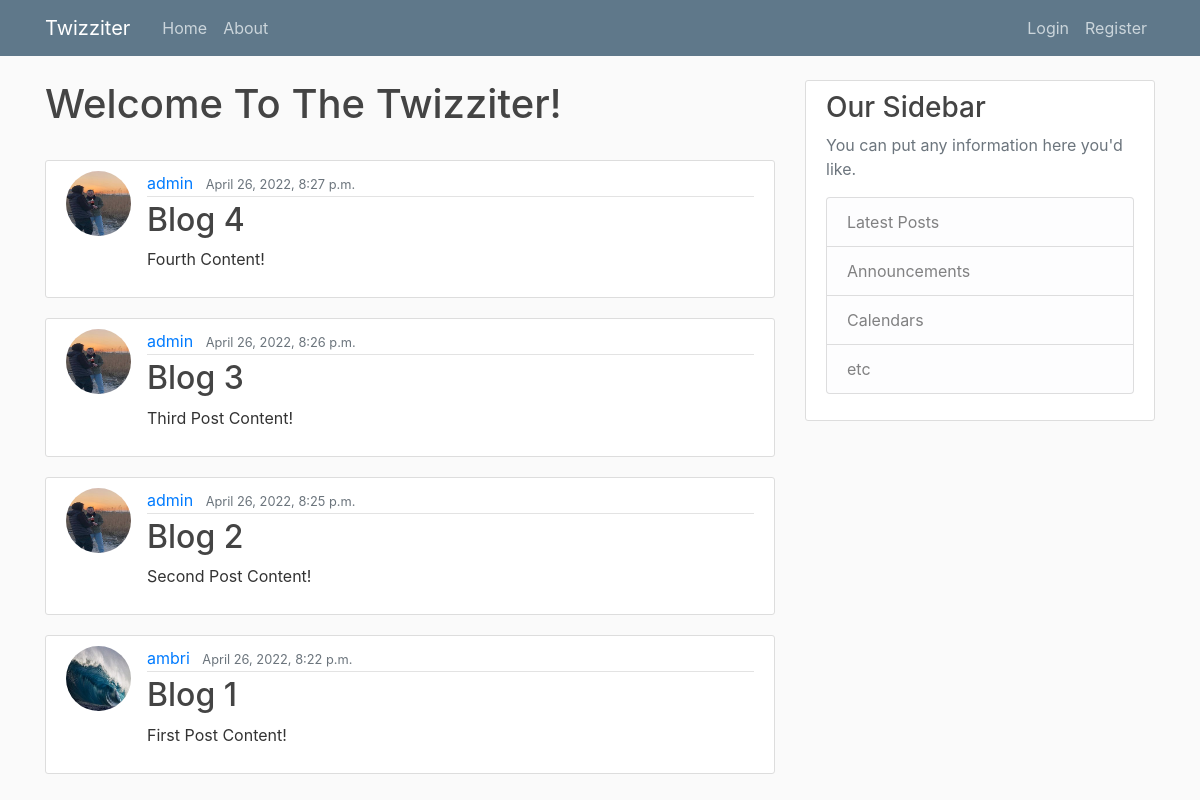
Before: / with the older database file.
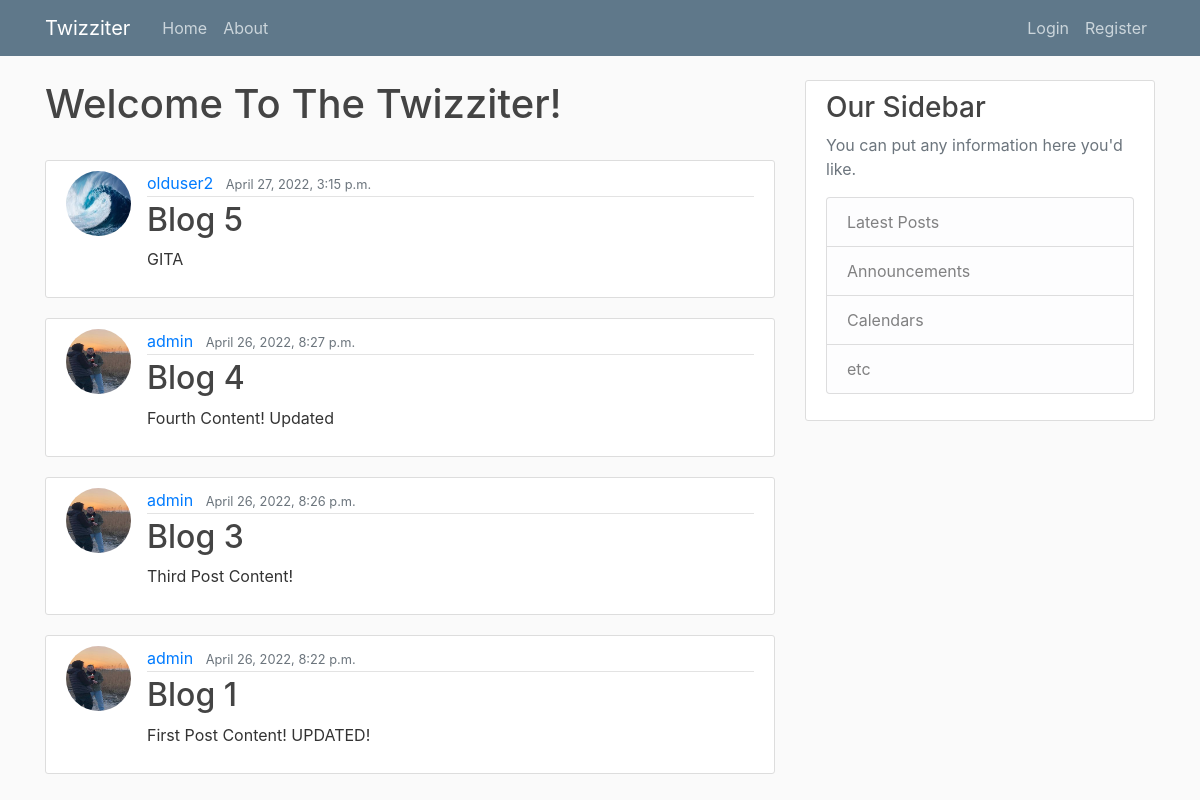
After: the same page with the newer database file.
### blog/models.py (models this page shows, shortened)
class Post(models.Model):
    title = models.CharField(max_length=50)
    content = models.TextField()
    date_posted = models.DateTimeField(default=timezone.now)
    author = models.ForeignKey(User, on_delete=models.CASCADE)

### users/models.py (models this page shows, shortened)
class Profile(models.Model):
    user = models.OneToOneField(User, on_delete=models.CASCADE)
    image = models.ImageField(default='default.jpg', upload_to='profile_pics')

### blog/views.py (the view)
# urls.py: path('', PostListView.as_view(), name='blog-home'),
class PostListView(ListView):
    model = Post
    template_name = 'blog/home.html'  # <APP>/<MODEL>_<VIEWTYPE>.html
    context_object_name = 'posts'
    ordering = ['-date_posted']

### blog/templates/blog/home.html
{% extends "blog/base.html" %}
{% block content %}
    <h1>Welcome To The Twizziter!</h1><br>
    {% for post in posts %}
        <article class="media content-section">
            <img class="rounded-circle article-img" src="{{ post.author.profile.image.url }}">
          <div class="media-body">
            <div class="article-metadata">
              <a class="mr-2" href="#">{{ post.author }}</a>
              <small class="text-muted">{{ post.date_posted}}</small>
            </div>
            <h2><a class="article-title" href="{% url 'post-detail' post.id %}">{{ post.title }}</a></h2>
            <p class="article-content">{{ post.content }}</p>
          </div>
        </article>
    {% endfor %}
{% endblock content %}

### blog/templates/blog/base.html (shortened to what this page needs)
{% load static %}
<!DOCTYPE html>
<html lang="en">
<head>
    <link rel="stylesheet" href="https://cdn.jsdelivr.net/npm/bootstrap@4.0.0/dist/css/bootstrap.min.css">
    <link rel="stylesheet" type="text/css" href="{% static 'blog/main.css' %}">
</head>
<body>
    <header class="site-header">
      <nav class="navbar navbar-expand-md navbar-dark bg-steel fixed-top">
        <div class="container">
          <a class="navbar-brand mr-4" href="{% url 'blog-home' %}">Twizziter</a>
          <div class="collapse navbar-collapse" id="navbarToggle">
            <div class="navbar-nav mr-auto">
              <a class="nav-item nav-link" href="{% url 'blog-home' %}">Home</a>
              <a class="nav-item nav-link" href="{% url 'blog-about' %}">About</a>
            </div>
            <div class="navbar-nav">
                {% if user.is_authenticated %}
                    <a class="nav-item nav-link" href="{% url 'post-create' %}">New Post</a>
                    <a class="nav-item nav-link" href="{% url 'profile' %}">{{user.username}}</a>
                    <a class="nav-item nav-link" href="{% url 'logout' %}">Logout</a>
                {% else %}
                    <a class="nav-item nav-link" href="{% url 'login' %}">Login</a>
                    <a class="nav-item nav-link" href="{% url 'register' %}">Register</a>
                {% endif %}
            </div>
          </div>
        </div>
      </nav>
    </header>
    <main role="main" class="container">
      <div class="row">
        <div class="col-md-8">
          {% block content %}{% endblock %}
        </div>
        <div class="col-md-4">
          <div class="content-section">
            <h3>Our Sidebar</h3>
            <p class='text-muted'>You can put any information here you'd like.
              <ul class="list-group">
                <li class="list-group-item list-group-item-light">Latest Posts</li>
                <li class="list-group-item list-group-item-light">Announcements</li>
                <li class="list-group-item list-group-item-light">Calendars</li>
                <li class="list-group-item list-group-item-light">etc</li>
              </ul>
            </p>
          </div>
        </div>
      </div>
    </main>
</body>
</html>

### blog/static/blog/main.css (style rules this page uses)
body { background: #fafafa; color: #333333; margin-top: 5rem; }
h1, h2, h3, h4, h5, h6 { color: #444444; }
ul { margin: 0; }
.bg-steel { background-color: #5f788a; }
.site-header .navbar-nav .nav-link { color: #cbd5db; }
.content-section { background: #ffffff; padding: 10px 20px; border: 1px solid #dddddd; border-radius: 3px; margin-bottom: 20px; }
.article-title { color: #444444; }
.article-content { white-space: pre-line; }
.article-img { height: 65px; width: 65px; margin-right: 16px; }
.article-metadata { padding-bottom: 1px; margin-bottom: 4px; border-bottom: 1px solid #e3e3e3 }

Changed rows visible on the page:
removed Post: author.profile.image (picture), author "admin", date_posted "April 26, 2022, 8:25 p.m.", title "Blog 2", content "Second Post Content!"
added Post: author.profile.image (picture), author "olduser2", date_posted "April 27, 2022, 3:15 p.m.", title "Blog 5", content "GITA"
changed Post "Blog 4": content "Fourth Content!" → "Fourth Content! Updated"
changed Post "Blog 1": author.profile.image: picture added in place of a placeholder; author "ambri" → "admin"; content "First Post Content!" → "First Post Content! UPDATED!"
